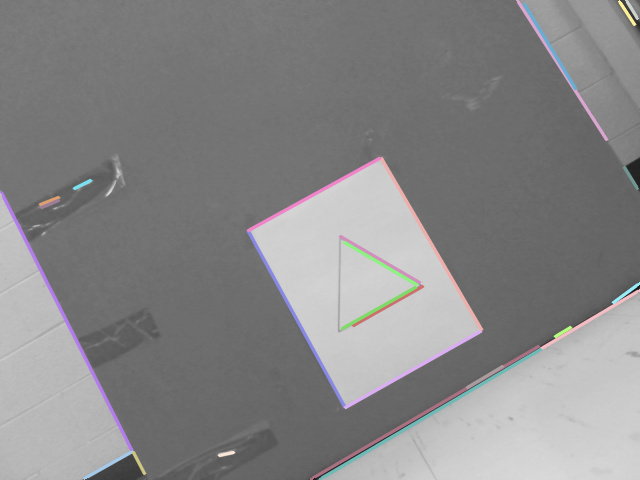
//> input picture LinesInImage1.png, 640 x 480 px
$ ./TestLineMatchingAlgorithm LinesInImage1.png LinesInImage2.png   (built with g++ and OpenCV 4)
//> lines starting //> are read from the running program, lines starting //| are printed output that depends on the picture
// [42 lines of licence text are left out]


#include <cmath>
#include <ctime>
#include <cstdlib>
#include <iostream>
#include <string>
#include <vector>
#include <algorithm>

#include <opencv2/opencv.hpp>

#include "LineDescriptor.hh"

using namespace std;


void usage(int argc, char** argv)
{
    cout << "Usage: " << argv[0] << " image1.png image2.png" << endl;
}


int main(int argc, char** argv)
{
    if (argc < 3)
    {
        usage(argc, argv);
        return -1;
    }


    // =========================================================================
    // Load images
    // =========================================================================

    const std::string imageName1(argv[1]);
    const std::string imageName2(argv[2]);

    cv::Mat leftImage =
        cv::imread(imageName1, cv::IMREAD_GRAYSCALE);
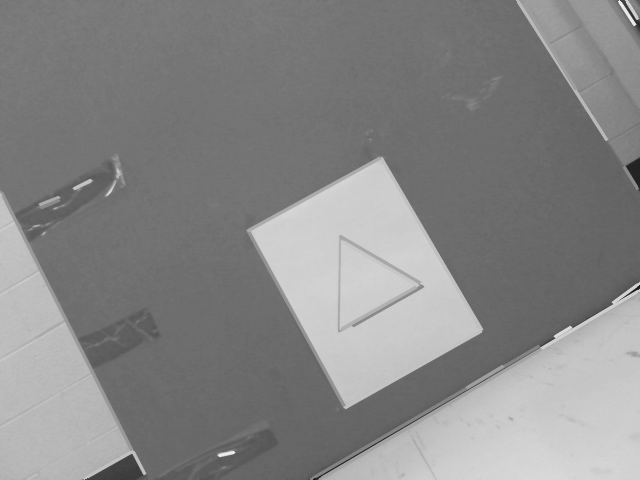
//> leftImage: 480 rows x 640 cols, CV_8UC1; min 24, max 235, mean 135.1

    cv::Mat rightImage =
        cv::imread(imageName2, cv::IMREAD_GRAYSCALE);
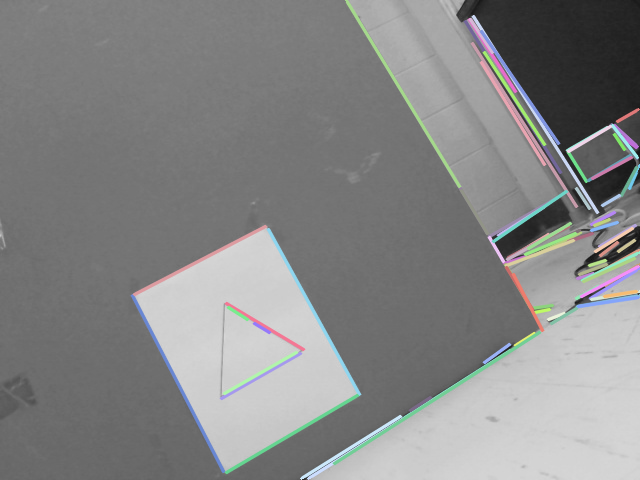
//> input picture LinesInImage2.png, 640 x 480 px
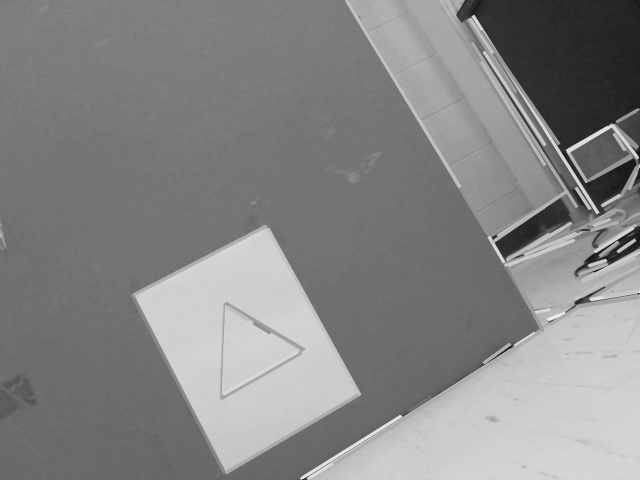
//> rightImage: 480 rows x 640 cols, CV_8UC1; min 20, max 237, mean 134.1


    if (leftImage.empty())
    {
        cerr << "Could not open or find image: "
             << imageName1 << endl;
        return -1;
    }

    if (rightImage.empty())
    {
        cerr << "Could not open or find image: "
             << imageName2 << endl;
        return -1;
    }


    // =========================================================================
    // Create color copies for visualization
    // =========================================================================

    cv::Mat leftColorImage;
    cv::Mat rightColorImage;

    cv::cvtColor(
        leftImage,
        leftColorImage,
        cv::COLOR_GRAY2BGR
    );

    cv::cvtColor(
        rightImage,
        rightColorImage,
        cv::COLOR_GRAY2BGR
    );


    // =========================================================================
    // Detect lines + compute LBD descriptors
    // =========================================================================

//> (the run ends here: the program needs code that is not available in this run, at `LineDescriptor lineDesc;`)
